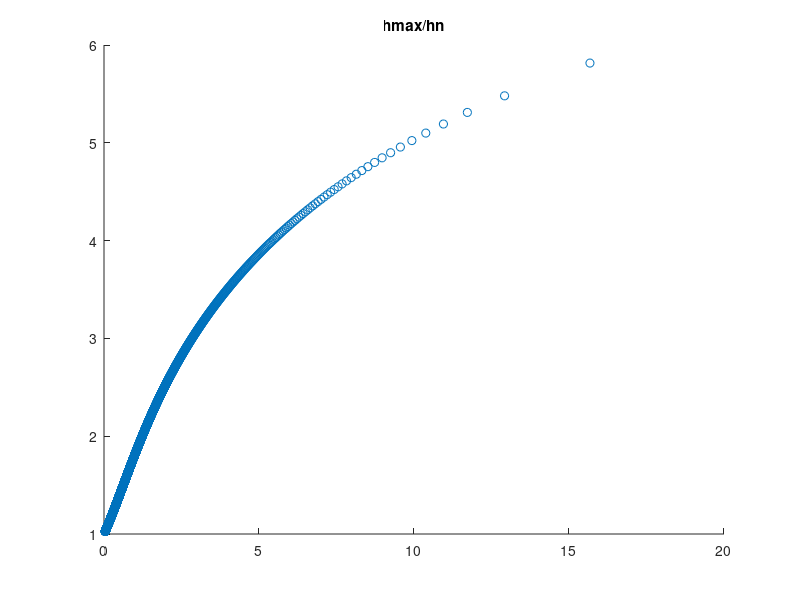
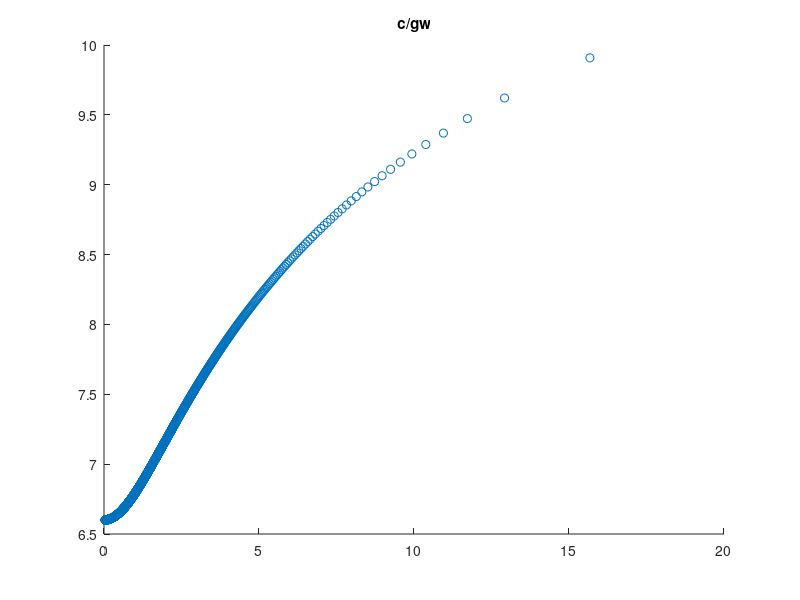
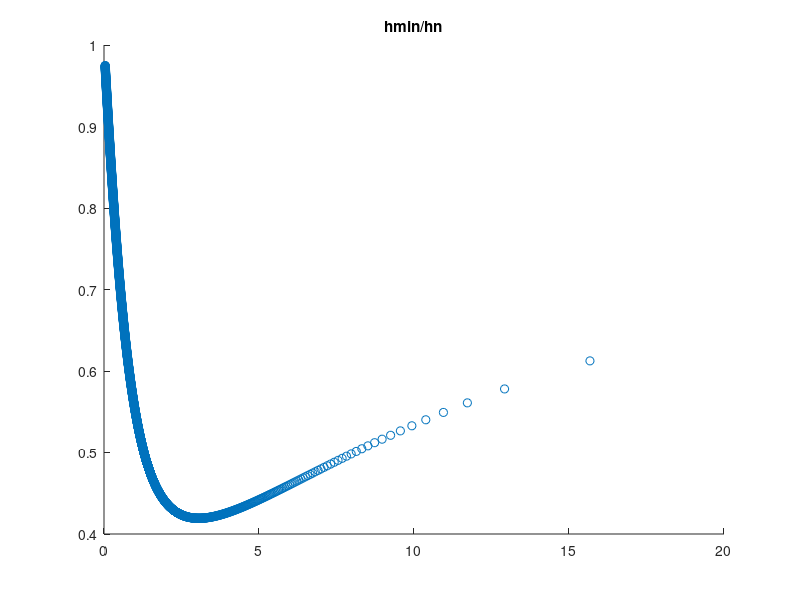

Recreate these plots in MATLAB, in order.
clc;
clear;
Fr = 5.60;
d_h_star_min = 0.00025; h_star_min_end = 0.975;h_star_min_begin = 0.2;
% So_lambda_div_hn = zeros(1,1/d_h_star_min-1);
% hn_star = zeros(1,1/d_h_star_min-1);
ind = 1;len1 = length(h_star_min_begin:d_h_star_min:(h_star_min_end-d_h_star_min));
hn_star = zeros(1,len1); So_lambda_div_hn = zeros(1,len1); c_n = zeros(1,len1);
% for h_star_min = 0.2:d_h_star_min:(1-d_h_star_min)
for h_star_min = h_star_min_begin:d_h_star_min:(h_star_min_end-d_h_star_min)
    % calc. of So_lambdaStar
    ha_star = max((1/2/Fr^2)*(1+2*Fr+sqrt(1+4*Fr)),(1/2/Fr^2)*(1+2*Fr-sqrt(1+4*Fr)));
    hb_star = min((1/2/Fr^2)*(1+2*Fr+sqrt(1+4*Fr)),(1/2/Fr^2)*(1+2*Fr-sqrt(1+4*Fr)));
    h_star_max = h_star_min*(1/2*(sqrt(1+8*(1/h_star_min)^3)-1));
    A = (1+ha_star+ha_star^2)/(ha_star-hb_star);
    B = (1+hb_star+hb_star^2)/(ha_star-hb_star);
    K1 = log((h_star_max-ha_star)/(h_star_min-ha_star));
    K2 = log((h_star_max-hb_star)/(h_star_min-hb_star));
    So_lambdaStar = (h_star_max-h_star_min)+A*K1-B*K2;

    % calc. of hn_star
    h_star_av_1 = 1/2*(h_star_max^2-h_star_min^2)+(A-B)*(h_star_max-h_star_min)+A*ha_star*K1-B*hb_star*K2;
    h_star_av_2 = (h_star_max-h_star_min)+A*K1-B*K2;
    h_star_av = h_star_av_1/h_star_av_2;
    hn_star(ind) = (((1+Fr)*h_star_av-1)/Fr)^(2/3);

    So_lambda_div_hn(ind) = So_lambdaStar/hn_star(ind);
    c_n(ind) = (1+Fr)*sqrt(1/hn_star(ind));
    ind = ind+1;
end

% h_star_min = 0.9:d_h_star_min:(1-d_h_star_min);
h_star_min = h_star_min_begin:d_h_star_min:(h_star_min_end-d_h_star_min);
h_n_max = (h_star_min./hn_star(1:length(h_star_min))).*(1/2.*(sqrt(1+8*(1.0 ./h_star_min).^3)-1));
h_n_min = h_star_min./hn_star(1:length(h_star_min));

% select the physically meaningful roots
% num_real = 1;
% for k=1:length(h_n_max)
%     if imag(h_n_max(k))==0
%         num_real=num_real+1;
%     end
% end
num_real = sum(imag(h_n_max)==0);

h_n_max_real = zeros(1, num_real);
h_n_min_real = zeros(1, num_real);
So_lambda_div_hn_real = zeros(1, num_real);
c_n_real = zeros(1, num_real);
period_norm = zeros(1, num_real);
num_real = 1;
for k=1:length(h_n_max)
    if imag(h_n_max(k))==0
        h_n_max_real(num_real)=h_n_max(k);
        h_n_min_real(num_real)=h_n_min(k);
        So_lambda_div_hn_real(num_real) = So_lambda_div_hn(k);
        c_n_real(num_real) = c_n(k);
        %period_norm(num_real) =So_lambda_div_hn_real(num_real)/c_n_real(num_real)*Fr;
        period_norm(num_real) =So_lambda_div_hn_real(num_real)/c_n_real(num_real);
        num_real=num_real+1;
    end
end


% plot(h_star_min, So_lambda_div_hn)
scatter(period_norm(1:length(h_n_max_real)), h_n_max_real)
title('hmax/hn')
res_mat = [period_norm', h_n_max_real'];
csvwrite(strcat('period0_',num2str(Fr),'_hmax','.csv'),res_mat)
% csvwrite(strcat(num2str(t),'.csv'),coord)
figure(2)
scatter(period_norm(1:length(h_n_max_real)),c_n_real(1:length(h_n_max_real)))
title('c/gw')
res_mat1 = [period_norm', c_n_real'];
csvwrite(strcat('period0_',num2str(Fr),'_cn','.csv'),res_mat1)

figure(3)
scatter(period_norm(1:length(h_n_max_real)),h_n_min_real(1:length(h_n_max_real)))
title('hmin/hn')
res_mat2 = [period_norm', h_n_min_real'];
csvwrite(strcat('period0_',num2str(Fr),'_hmin','.csv'),res_mat2)

res_mat3 = [So_lambda_div_hn_real', period_norm'];
csvwrite(strcat('period0_',num2str(Fr),'_lambda-period','.csv'),res_mat3)

% figure(3)
% scatter(So_lambda_div_hn_real(1:length(h_n_max_real)),So_lambda_div_hn_real(1:length(h_n_max_real))./c_n_real(1:length(h_n_max_real)))